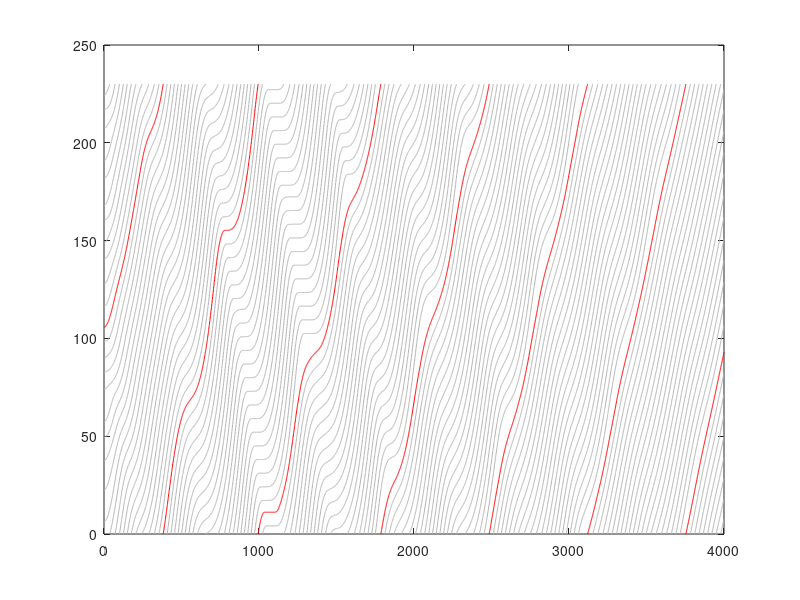
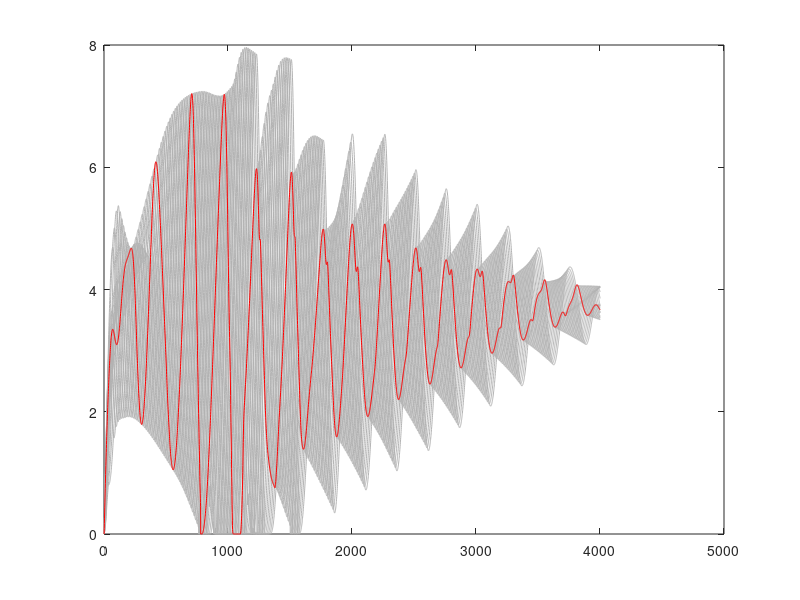

The MATLAB source for these figures, in order:
load('TIFS_benign_new_speed.mat')
%%
pos_total=pos_total_s(2:4001,:);
veh_total=speed_total_s(2:4001,:);
pos_total=pos_total';
veh_total=veh_total';
x_plot_1=[];
pos_plot_1=[];
v_plot_1=[];
for i=1:21
    t=1;
    start_x=0;
    start_pos=pos_total(i,1);
    start_v=veh_total(i,1);
    m=1;
    t_total=t;
    for j=1:3999
        if pos_total(i,j)>pos_total(i,j+1)
            x_plot_1{i,m}=start_x;
            x_plot_1{i,m}=[x_plot_1{i,m} t:j];
            
            end_x=(230-pos_total(i,j))/((230-pos_total(i,j))+pos_total(i,j+1))+j;
            x_plot_1{i,m}=[x_plot_1{i,m} end_x];
            
            pos_plot_1{i,m}=start_pos;
            pos_plot_1{i,m}=[pos_plot_1{i,m} pos_total(i,t:j)];
            pos_plot_1{i,m}=[pos_plot_1{i,m} 230];
            v_plot_1{i,m}=start_v;
            v_plot_1{i,m}=[v_plot_1{i,m} veh_total(i,t:j)];
            v_plot_1{i,m}=[v_plot_1{i,m} veh_total(i,j)];
            t=j+1;
            m=m+1;
            start_x=end_x;
            start_pos=0;
            start_v=veh_total(i,j);
        end
    end
            x_plot_1{i,m}=start_x;
            x_plot_1{i,m}=[x_plot_1{i,m} t:4000];
            
            pos_plot_1{i,m}=start_pos;
            pos_plot_1{i,m}=[pos_plot_1{i,m} pos_total(i,t:4000)];
            
            v_plot_1{i,m}=start_v;
            v_plot_1{i,m}=[v_plot_1{i,m} veh_total(i,t:4000)];
            
            t=j+1;
            
    
end
%%
 
[n,m]=size(x_plot_1);
figure
for i=2:n
    for j=1:m
        if ~isempty(x_plot_1{i,j})
            plot(x_plot_1{i,j},pos_plot_1{i,j},'color',[0.7 0.7 0.7])
            %mesh(x_plot{i,j},pos_plot{i,j},v_plot{i,j})
            hold on
 
        end
    end     
end
 
 
for i=1:1
    for j=1:m        
        if ~isempty(x_plot_1{i,j})
            plot(x_plot_1{i,j},pos_plot_1{i,j},'r')
            %mesh(x_plot{i,j},pos_plot{i,j},v_plot{i,j})
            hold on
 
        end
    end
end

%%
figure
for i=1:21
    plot(speed_total_s(:,i),'color',[0.7 0.7 0.7])
    hold on
end
plot(speed_total_s(:,1),'r')

